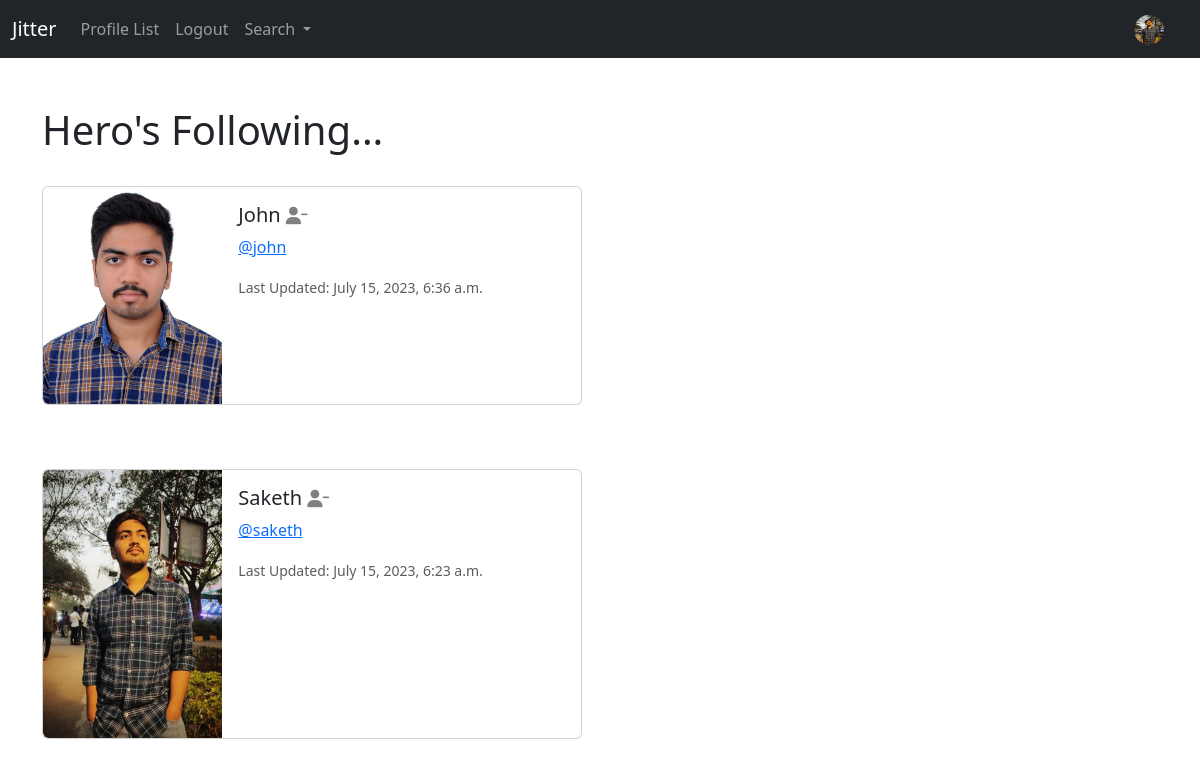
The page /profile/follows/1 (signed in) on the database its author committed.
### jitter/models.py (models this page shows, shortened)
class Profile(models.Model):
    user = models.OneToOneField(User, on_delete=models.CASCADE)
    follows = models.ManyToManyField("self", related_name="followed_by", symmetrical=False, blank=True)
    date_modified = models.DateTimeField(auto_now=True)
    profile_image = models.ImageField(null=True,blank=True,upload_to="images/")
    profile_bio=models.CharField(null=True,blank=True,max_length=500)
    homepage_link=models.CharField(null=True,blank=True,max_length=100)
    facebook_link=models.CharField(null=True,blank=True,max_length=100)
    instagram_link=models.CharField(null=True,blank=True,max_length=100)
    linkedin_link=models.CharField(null=True,blank=True,max_length=100)

### jitter/views.py (the view)
# urls.py: path('profile/follows/<int:pk>',views.follows,name='follows'),
def follows(request, pk):
    if request.user.is_authenticated:
        if request.user.id == pk:
            profiles = Profile.objects.get(user_id=pk)
            return render(request, 'follows.html', {'profiles': profiles})
        else:
            messages.success(request, ("That's not your profile page!"))
            return redirect('home')
    else:
        messages.error(request, "You must be logged in to view this page!")
        return redirect('home')

### jitter/templates/follows.html
{% extends 'base.html' %}
{%load static%}
{% block content %}
<h1>{{request.user.username}}'s Following...</h1>
<br>
{% if profiles %}
{%for profile in profiles.follows.all%}
<div class="card mb-3" style="max-width: 540px;">
    <div class="row g-0">
      <div class="col-md-4">
        {% if profile.profile_image %}
        <img src="{{profile.profile_image.url}}" width="200" height="200" class="img-fluid rounded-start" alt="{{profile.user.username}}">
        {%else%}
        <img src="{%static 'images/p.jpg'%}" class="img-fluid rounded-start" alt="...">
        {%endif%}
      </div>
      <div class="col-md-8">
        <div class="card-body">
          <h5 class="card-title">{{profile.user.username}}
          {% if profile in profiles.follows.all %}
          <a href="{% url 'unfollow' profile.user.id %}">
<i class="fa fa-user-minus small" style="color:gray"></i><br>
</a>
          {% else %}
          <a href="{% url 'follow' profile.user.id %}">
<i class="fa fa-user-plus small" style="color:gray"></i>
</a><br>
{%endif%}
</h5>
          <p class="card-text" ><a href=" {%url 'profile' profile.user.id%} ">@{{profile.user.username|lower}} </a></p>
          <p class="card-text"><small class="text-body-secondary">Last Updated: {{profile.date_modified}}</small></p>
        </div>
      </div>
    </div>
  </div>
  <br><br>
        {% endfor %}
{%endif%}
{% endblock %}

### jitter/templates/navbar.html (shortened to what this page needs)
{%load static%}
<nav class="navbar navbar-expand-lg navbar-dark bg-dark">
    <div class="container-fluid">
      <a class="navbar-brand" href="{%url 'home'%}">Jitter</a>
      <div class="collapse navbar-collapse" id="navbarSupportedContent">
        <ul class="navbar-nav me-auto mb-2 mb-lg-0">
          <li class="nav-item">
            <a class="nav-link" href="{% url 'profile_list'%}">Profile List</a>
          </li>
        {% if user.is_authenticated %}
          <li class="nav-item">
            <a href="{% url 'logout' %}" class="nav-link">Logout</a>
          </li>
        {% endif %}
        <li class="nav-item dropdown">
        <a class="nav-link dropdown-toggle" href="#" role="button" data-bs-toggle="dropdown" aria-expanded="false">
          Search
        </a>
      </li>
        </ul>
        {%if user.is_authenticated%}
        <ul class="navbar-nav ml-auto">
          <li class="nav-link navbar-brand">
            <a href="{% url 'profile' request.user.id%}">
              {% if user.profile.profile_image %}
              <img src="{{ user.profile.profile_image.url}}" width=30 height=30 class="rounded-circle"
                                alt="{{profile.user.username}}">
                    {%else%}
                    <img src="{%static 'images/p.jpg'%}" width=30 height=30 class="rounded-circle" alt="...">
                    {%endif%}
            </a>
          </li>
        </ul>
        {%endif%}
      </div>
    </div>
  </nav>

### rows shown on the page
Profile: profile_image (picture), user.username "John", user.username "john", date_modified "July 15, 2023, 6:36 a.m."
Profile: profile_image (picture), user.username "Saketh", user.username "saketh", date_modified "July 15, 2023, 6:23 a.m."

### other values the page prints
{{ request.user.username }} "Hero"
